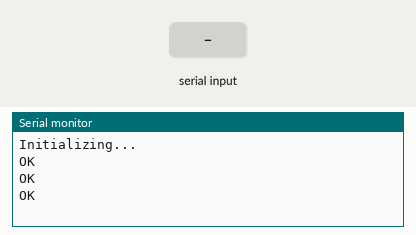
This sketch was run on a simulated Arduino Uno, built with avr-gcc and run on an emulated ATmega328P. On the bench: the last lines printed to the serial monitor. The inputs (shaded band) are chosen by the test bench. The modem accepts every AT command (registered, SIM ready, sends succeed) and sends nothing else.

Above: at 3.7 s.
3.8 s: "S" received over Serial
At 6.5 s:
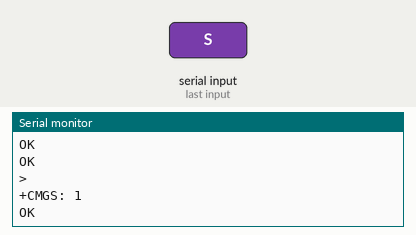
6.8 s: "S" received over the second serial link
At 8.2 s:
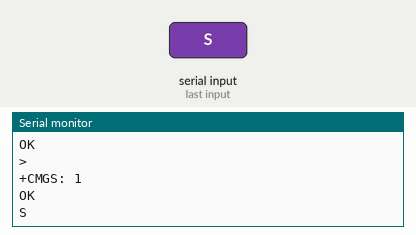
8.5 s: "1" received over the second serial link
At 9.7 s:
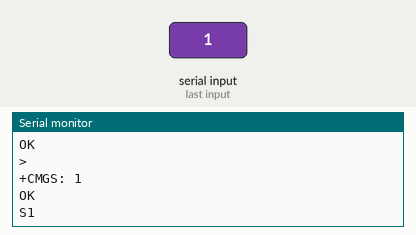

The sketch:

Sim_Module_Code.ino
```cpp
#include "SoftwareSerial.h"

SoftwareSerial mySerial(2, 3);

String cmd = "";

void setup()
{
  mySerial.begin(9600);
  Serial.begin(9600);
  Serial.println("Initializing...");
  delay(1000);

  mySerial.println("AT");                 // Sends an ATTENTION command, reply should be OK
  updateSerial();
  mySerial.println("AT+CMGF=1");          // Configuration for sending SMS
  updateSerial();
  mySerial.println("AT+CNMI=1,2,0,0,0");  // Configuration for receiving SMS
  updateSerial();
}

void loop()
{
  updateSerial();
}

void updateSerial()
{
  delay(500);
  while (Serial.available())
  {

    cmd+=(char)Serial.read();

    if(cmd!=""){
      cmd.trim();  // Remove added LF in transmit
      if (cmd.equals("S")) {
        sendSMS();
      } else {
        mySerial.print(cmd);
        mySerial.println("");
      }
    }
  }

  while(mySerial.available())
  {
    Serial.write(mySerial.read());//Forward what Software Serial received to Serial Port
  }
}

void sendSMS(){
  mySerial.println("AT+CMGF=1");
  delay(500);
  mySerial.println("AT+CMGS=\"+923074663151\"\r");
  delay(500);
  mySerial.print("Hi! TechToTinker!");
  delay(500);
  mySerial.write(26);
}
```

Measured:
- after the input at 3.8 s, the serial monitor: prints a new line after 1.8 s (image 1)
- after the input at 6.8 s, the serial monitor: prints a new line after 0.30 s (image 2)
- after the input at 8.5 s, the serial monitor: prints a new line after 0.10 s (image 3)
